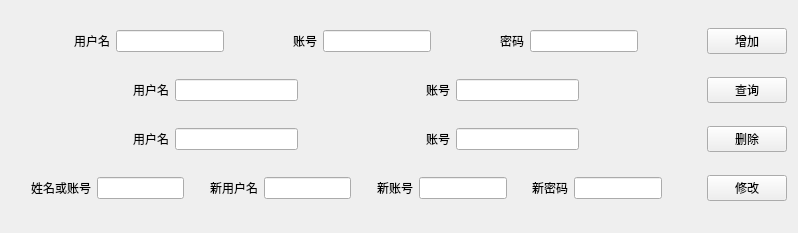
<?xml version="1.0" encoding="UTF-8"?>
<ui version="4.0">
 <class>user_win</class>
 <widget class="QWidget" name="user_win">
  <property name="geometry">
   <rect>
    <x>0</x>
    <y>0</y>
    <width>798</width>
    <height>233</height>
   </rect>
  </property>
  <property name="windowTitle">
   <string>Form</string>
  </property>
  <layout class="QHBoxLayout" name="horizontalLayout_5">
   <item>
    <layout class="QVBoxLayout" name="verticalLayout">
     <item>
      <layout class="QHBoxLayout" name="horizontalLayout">
       <item>
        <spacer name="horizontalSpacer_12">
         <property name="orientation">
          <enum>Qt::Horizontal</enum>
         </property>
         <property name="sizeHint" stdset="0">
          <size>
           <width>40</width>
           <height>20</height>
          </size>
         </property>
        </spacer>
       </item>
       <item>
        <widget class="QLabel" name="label">
         <property name="text">
          <string>用户名</string>
         </property>
         <property name="alignment">
          <set>Qt::AlignCenter</set>
         </property>
        </widget>
       </item>
       <item>
        <widget class="QLineEdit" name="lineEdit"/>
       </item>
       <item>
        <spacer name="horizontalSpacer_13">
         <property name="orientation">
          <enum>Qt::Horizontal</enum>
         </property>
         <property name="sizeHint" stdset="0">
          <size>
           <width>40</width>
           <height>20</height>
          </size>
         </property>
        </spacer>
       </item>
       <item>
        <widget class="QLabel" name="label_2">
         <property name="text">
          <string>账号</string>
         </property>
         <property name="alignment">
          <set>Qt::AlignCenter</set>
         </property>
        </widget>
       </item>
       <item>
        <widget class="QLineEdit" name="lineEdit_2"/>
       </item>
       <item>
        <spacer name="horizontalSpacer_14">
         <property name="orientation">
          <enum>Qt::Horizontal</enum>
         </property>
         <property name="sizeHint" stdset="0">
          <size>
           <width>40</width>
           <height>20</height>
          </size>
         </property>
        </spacer>
       </item>
       <item>
        <widget class="QLabel" name="label_3">
         <property name="text">
          <string>密码</string>
         </property>
         <property name="alignment">
          <set>Qt::AlignCenter</set>
         </property>
        </widget>
       </item>
       <item>
        <widget class="QLineEdit" name="lineEdit_3"/>
       </item>
       <item>
        <spacer name="horizontalSpacer_15">
         <property name="orientation">
          <enum>Qt::Horizontal</enum>
         </property>
         <property name="sizeHint" stdset="0">
          <size>
           <width>40</width>
           <height>20</height>
          </size>
         </property>
        </spacer>
       </item>
       <item>
        <widget class="QPushButton" name="pushButton">
         <property name="text">
          <string>增加</string>
         </property>
        </widget>
       </item>
      </layout>
     </item>
     <item>
      <layout class="QHBoxLayout" name="horizontalLayout_2">
       <item>
        <spacer name="horizontalSpacer_2">
         <property name="orientation">
          <enum>Qt::Horizontal</enum>
         </property>
         <property name="sizeHint" stdset="0">
          <size>
           <width>40</width>
           <height>20</height>
          </size>
         </property>
        </spacer>
       </item>
       <item>
        <widget class="QLabel" name="label_4">
         <property name="text">
          <string>用户名</string>
         </property>
         <property name="alignment">
          <set>Qt::AlignCenter</set>
         </property>
        </widget>
       </item>
       <item>
        <widget class="QLineEdit" name="lineEdit_4"/>
       </item>
       <item>
        <spacer name="horizontalSpacer_6">
         <property name="orientation">
          <enum>Qt::Horizontal</enum>
         </property>
         <property name="sizeHint" stdset="0">
          <size>
           <width>40</width>
           <height>20</height>
          </size>
         </property>
        </spacer>
       </item>
       <item>
        <widget class="QLabel" name="label_5">
         <property name="text">
          <string>账号</string>
         </property>
         <property name="alignment">
          <set>Qt::AlignCenter</set>
         </property>
        </widget>
       </item>
       <item>
        <widget class="QLineEdit" name="lineEdit_5"/>
       </item>
       <item>
        <spacer name="horizontalSpacer">
         <property name="orientation">
          <enum>Qt::Horizontal</enum>
         </property>
         <property name="sizeHint" stdset="0">
          <size>
           <width>40</width>
           <height>20</height>
          </size>
         </property>
        </spacer>
       </item>
       <item>
        <widget class="QPushButton" name="pushButton_2">
         <property name="text">
          <string>查询</string>
         </property>
        </widget>
       </item>
      </layout>
     </item>
     <item>
      <layout class="QHBoxLayout" name="horizontalLayout_4">
       <item>
        <spacer name="horizontalSpacer_3">
         <property name="orientation">
          <enum>Qt::Horizontal</enum>
         </property>
         <property name="sizeHint" stdset="0">
          <size>
           <width>40</width>
           <height>20</height>
          </size>
         </property>
        </spacer>
       </item>
       <item>
        <widget class="QLabel" name="label_6">
         <property name="text">
          <string>用户名</string>
         </property>
         <property name="alignment">
          <set>Qt::AlignCenter</set>
         </property>
        </widget>
       </item>
       <item>
        <widget class="QLineEdit" name="lineEdit_10"/>
       </item>
       <item>
        <spacer name="horizontalSpacer_5">
         <property name="orientation">
          <enum>Qt::Horizontal</enum>
         </property>
         <property name="sizeHint" stdset="0">
          <size>
           <width>40</width>
           <height>20</height>
          </size>
         </property>
        </spacer>
       </item>
       <item>
        <widget class="QLabel" name="label_10">
         <property name="text">
          <string>账号</string>
         </property>
         <property name="alignment">
          <set>Qt::AlignCenter</set>
         </property>
        </widget>
       </item>
       <item>
        <widget class="QLineEdit" name="lineEdit_11"/>
       </item>
       <item>
        <spacer name="horizontalSpacer_4">
         <property name="orientation">
          <enum>Qt::Horizontal</enum>
         </property>
         <property name="sizeHint" stdset="0">
          <size>
           <width>40</width>
           <height>20</height>
          </size>
         </property>
        </spacer>
       </item>
       <item>
        <widget class="QPushButton" name="pushButton_4">
         <property name="text">
          <string>删除</string>
         </property>
        </widget>
       </item>
      </layout>
     </item>
     <item>
      <layout class="QHBoxLayout" name="horizontalLayout_3">
       <item>
        <spacer name="horizontalSpacer_7">
         <property name="orientation">
          <enum>Qt::Horizontal</enum>
         </property>
         <property name="sizeHint" stdset="0">
          <size>
           <width>40</width>
           <height>20</height>
          </size>
         </property>
        </spacer>
       </item>
       <item>
        <widget class="QLabel" name="label_11">
         <property name="text">
          <string>姓名或账号</string>
         </property>
        </widget>
       </item>
       <item>
        <widget class="QLineEdit" name="lineEdit_6"/>
       </item>
       <item>
        <spacer name="horizontalSpacer_8">
         <property name="orientation">
          <enum>Qt::Horizontal</enum>
         </property>
         <property name="sizeHint" stdset="0">
          <size>
           <width>40</width>
           <height>20</height>
          </size>
         </property>
        </spacer>
       </item>
       <item>
        <widget class="QLabel" name="label_7">
         <property name="text">
          <string>新用户名</string>
         </property>
         <property name="alignment">
          <set>Qt::AlignCenter</set>
         </property>
        </widget>
       </item>
       <item>
        <widget class="QLineEdit" name="lineEdit_7"/>
       </item>
       <item>
        <spacer name="horizontalSpacer_9">
         <property name="orientation">
          <enum>Qt::Horizontal</enum>
         </property>
         <property name="sizeHint" stdset="0">
          <size>
           <width>40</width>
           <height>20</height>
          </size>
         </property>
        </spacer>
       </item>
       <item>
        <widget class="QLabel" name="label_8">
         <property name="text">
          <string>新账号</string>
         </property>
         <property name="alignment">
          <set>Qt::AlignCenter</set>
         </property>
        </widget>
       </item>
       <item>
        <widget class="QLineEdit" name="lineEdit_8"/>
       </item>
       <item>
        <spacer name="horizontalSpacer_10">
         <property name="orientation">
          <enum>Qt::Horizontal</enum>
         </property>
         <property name="sizeHint" stdset="0">
          <size>
           <width>40</width>
           <height>20</height>
          </size>
         </property>
        </spacer>
       </item>
       <item>
        <widget class="QLabel" name="label_9">
         <property name="text">
          <string>新密码</string>
         </property>
         <property name="alignment">
          <set>Qt::AlignCenter</set>
         </property>
        </widget>
       </item>
       <item>
        <widget class="QLineEdit" name="lineEdit_9"/>
       </item>
       <item>
        <spacer name="horizontalSpacer_11">
         <property name="orientation">
          <enum>Qt::Horizontal</enum>
         </property>
         <property name="sizeHint" stdset="0">
          <size>
           <width>40</width>
           <height>20</height>
          </size>
         </property>
        </spacer>
       </item>
       <item>
        <spacer name="horizontalSpacer_16">
         <property name="orientation">
          <enum>Qt::Horizontal</enum>
         </property>
         <property name="sizeHint" stdset="0">
          <size>
           <width>40</width>
           <height>20</height>
          </size>
         </property>
        </spacer>
       </item>
       <item>
        <widget class="QPushButton" name="pushButton_3">
         <property name="text">
          <string>修改</string>
         </property>
        </widget>
       </item>
      </layout>
     </item>
    </layout>
   </item>
  </layout>
 </widget>
 <resources/>
 <connections/>
</ui>
